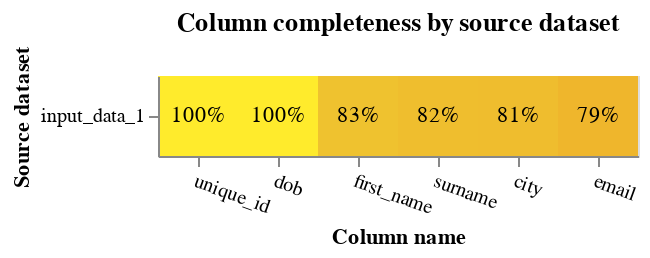

The notebook cell saved with this chart:
### Markdown cell above
# Missingness

### Code cell
db_api = DuckDBAPI()
completeness_chart(df, db_api=db_api)

### Figure 1 — Vega-Lite specification as saved in the notebook (floating-point values rounded to 4 significant figures)
{"config": {"view": {"continuousWidth": 400, "continuousHeight": 300}}, "layer": [{"mark": "rect", "encoding": {"color": {"field": "completeness", "legend": null, "scale": {"scheme": "darkred", "zero": true}, "type": "quantitative"}, "tooltip": [{"field": "source_dataset", "title": "Source dataset", "type": "nominal"}, {"field": "total_rows_inc_nulls", "format": ",", "title": "# of records", "type": "quantitative"}, {"field": "column_name", "title": "Column name", "type": "nominal"}, {"field": "total_null_rows", "format": ",", "title": "# of nulls", "type": "quantitative"}, {"field": "completeness", "format": ".1%", "type": "quantitative"}], "x": {"axis": {"labelAngle": 20}, "field": "column_name", "sort": {"field": "mean_comp", "order": "descending"}, "title": "Column name", "type": "nominal"}, "y": {"field": "source_dataset", "title": "Source dataset", "type": "nominal"}}, "title": "Column completeness by source dataset", "transform": [{"joinaggregate": [{"op": "mean", "field": "completeness", "as": "mean_comp"}], "groupby": ["column_name"]}]}, {"mark": {"type": "text"}, "encoding": {"color": {"condition": {"test": "datum['completeness'] < 0.5", "value": "white"}, "value": "black"}, "text": {"field": "completeness", "format": ".0%", "type": "quantitative"}, "x": {"axis": {"labelAngle": 0}, "field": "column_name", "sort": {"field": "mean_comp", "order": "descending"}, "type": "nominal"}, "y": {"field": "source_dataset", "type": "nominal"}}, "transform": [{"joinaggregate": [{"op": "mean", "field": "completeness", "as": "mean_comp"}], "groupby": ["column_name"]}]}], "data": {"name": "data-3c49970cc0ec9c32e2509f8e79608056"}, "height": {"step": 40}, "width": {"step": 40}, "$schema": "https://vega.github.io/schema/vega-lite/v5.9.3.json", "datasets": {"data-3c49970cc0ec9c32e2509f8e79608056": [{"source_dataset": "input_data_1", "column_name": "unique_id", "total_null_rows": 0, "total_rows_inc_nulls": 1000, "completeness": 1.0}, {"source_dataset": "input_data_1", "column_name": "first_name", "total_null_rows": 169, "total_rows_inc_nulls": 1000, "completeness": 0.831}, {"source_dataset": "input_data_1", "column_name": "surname", "total_null_rows": 181, "total_rows_inc_nulls": 1000, "completeness": 0.819}, {"source_dataset": "input_data_1", "column_name": "dob", "total_null_rows": 0, "total_rows_inc_nulls": 1000, "completeness": 1.0}, {"source_dataset": "input_data_1", "column_name": "city", "total_null_rows": 187, "total_rows_inc_nulls": 1000, "completeness": 0.813}, {"source_dataset": "input_data_1", "column_name": "email", "total_null_rows": 211, "total_rows_inc_nulls": 1000, "completeness": 0.789}]}}
